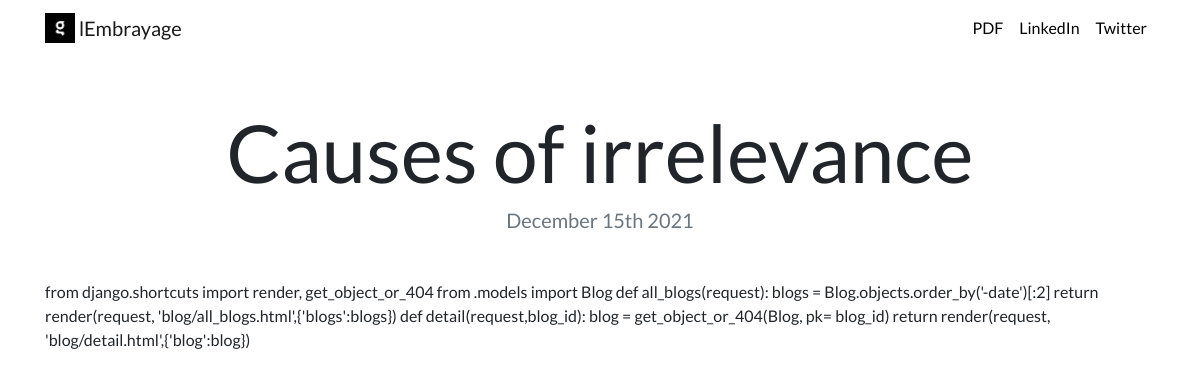
Page /blog/1/ on the committed database.
### blog/models.py (models this page shows)
class Blog(models.Model):
 	title = models.CharField(max_length=200)
 	description = models.TextField()
 	date = models.DateField()

### blog/views.py (the view)
# urls.py: path('<int:blog_id>/', views.detail, name = 'detail'),
def detail(request,blog_id):
	blog = get_object_or_404(Blog, pk= blog_id)
	return render(request, 'blog/detail.html',{'blog':blog})

### blog/templates/blog/detail.html
{% extends "yage/base.html" %}
{% load static %}
{% block content %}
<h1 class="text-center mt-5" id="blogdetailtitle">{{ blog.title }}</h1>
<h5 class="text-center text-muted mb-5">{{ blog.date|date:'F jS Y' }}</h5>
{{ blog.description|safe }}
{% endblock %}

### yage/static/yage/custom.css (style rules this page uses)
body { font-family: 'Lato', sans-serif; }
@media (min-width: 992px) { #blogdetailtitle { font-size: 5rem; } }

### rows in the picture
Blog: title "Causes of irrelevance", date "December 15th 2021", description "from django.shortcuts import render, get_object_or_404 from .models import Blog def all_blogs(request): blogs = Blog.objects.order_by('-date')[:2] return render(request, 'blog/all_blogs.html',{'blogs':blogs}) def detail(request,blog_id): blog = get_object_or_404(Blog, pk= blog_id) return render(request, 'blog/detail.html',{'blog':blog})"
